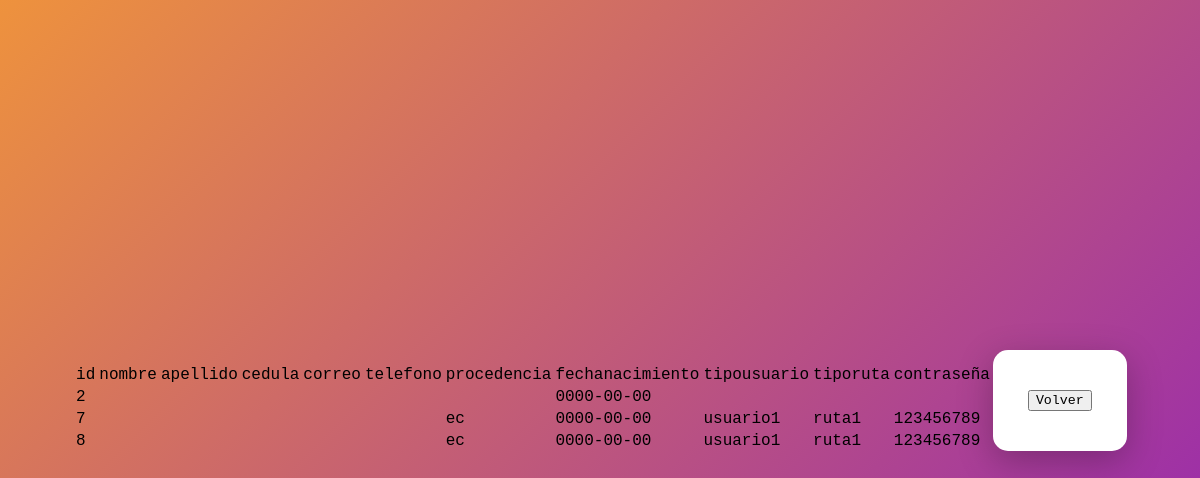
Page /internas/mostrar.php on the committed database.
### tables this page shows
CREATE TABLE `registrorutas` (
  `id` int(11) NOT NULL,
  `nombre` varchar(50) NOT NULL,
  `apellido` varchar(50) NOT NULL,
  `cedula` varchar(20) NOT NULL,
  `correo` varchar(50) NOT NULL,
  `telefono` varchar(20) NOT NULL,
  `procedencia` varchar(20) NOT NULL,
  `fechanacimiento` date NOT NULL,
  `tipousuario` varchar(10) NOT NULL,
  `tiporuta` varchar(10) NOT NULL,
  `contraseña` varchar(50) NOT NULL
);

### dll/class_mysqli.php (the view, shortened to what this page needs)
<?php
class clase_mysqli{
	var $BaseDatos;
	var $Servidor;
	var $Usuario;
	var $Clave;
	var $Conexion_ID=0;
	var $Consulta_ID=0;
	function clase_mysqli($host="", $user="", $pass="", $db=""){
		$this->BaseDatos=$db;
		$this->Servidor=$host;
		$this->Usuario=$user;
		$this->Clave=$pass;
	}
	function conectar($host, $user, $pass, $db){
		if($db != "")$this->BaseDatos=$db;
		if($host != "")$this->Servidor=$host;
		if($user != "")$this->Usuario=$user;
		$this->Conexion_ID=new mysqli($this->Servidor, $this->Usuario, $this->Clave, $this->BaseDatos);
		return$this->Conexion_ID;
	}
	function consulta($sql=""){
		$this->Consulta_ID=mysqli_query($this->Conexion_ID,$sql);
		return $this->Consulta_ID;
	}
	function numcampos(){
		return mysqli_num_fields($this->Consulta_ID);
	}
	function verconsulta(){
		echo "<table class='tablecud'>";
		echo "<tr>";
		for ($i=0; $i < $this->numcampos() ; $i++) {
			echo  "<td>".mysqli_fetch_field_direct($this->Consulta_ID, $i)->name."</td>";
		}
		echo "</tr>";
		while ($row=mysqli_fetch_array($this->Consulta_ID)) {
			echo "<tr>";
			for ($i=0; $i < $this->numcampos(); $i++) {
				echo "<td>".$row[$i]."</td>";
			}
			echo "</tr>";
		}
		echo "</table>";
	}
}
?>

### internas/mostrar.php (shortened to what this page needs)
<?php
    include("../dll/class_mysqli.php");
    extract($_POST);
    $miconexion = new clase_mysqli;
    $miconexion->conectar(DBHOST,DBUSER,DBPASS,DBNAME);
    $sql3="select * from registrorutas where nombre='$buscar'";
    $miconexion->consulta($sql3);
    $miconexion->verconsulta();
?>
<!DOCTYPE html>
<html lang="en">
<head>
    <link rel="stylesheet" href="../css/buscar.css">
</head>
<body>
    <form method="POST" action="buscar.php" class="buscar-form">
            <button type="submit">Volver</button>
    </form>
</body>
</html>

### css/buscar.css (style rules this page uses)
* { font-family: 'Courier New', Courier, monospace; }
body { font-family: 'Poppins', Arial, sans-serif; background: linear-gradient(135deg, #ee923d, #8e1dbb); min-height: 100vh; display: flex; align-items: center; justify-content: center; }
.buscar-form, .h2 { background: #fff; padding: 40px 35px; border-radius: 15px; box-shadow: 0 10px 35px rgba(0, 0, 0, 0.25); text-align: center; }

### rows in the picture
registrorutas: id "2", fechanacimiento "0000-00-00"
registrorutas: id "7", procedencia "ec", fechanacimiento "0000-00-00", tipousuario "usuario1", tiporuta "ruta1", contraseña "123456789"
registrorutas: id "8", procedencia "ec", fechanacimiento "0000-00-00", tipousuario "usuario1", tiporuta "ruta1", contraseña "123456789"

### other values in the picture
mysqli_fetch_field_direct($this->Consulta_ID, $i)->name "id"
mysqli_fetch_field_direct($this->Consulta_ID, $i)->name "nombre"
mysqli_fetch_field_direct($this->Consulta_ID, $i)->name "apellido"
mysqli_fetch_field_direct($this->Consulta_ID, $i)->name "cedula"
mysqli_fetch_field_direct($this->Consulta_ID, $i)->name "correo"
mysqli_fetch_field_direct($this->Consulta_ID, $i)->name "telefono"
mysqli_fetch_field_direct($this->Consulta_ID, $i)->name "procedencia"
mysqli_fetch_field_direct($this->Consulta_ID, $i)->name "fechanacimiento"
mysqli_fetch_field_direct($this->Consulta_ID, $i)->name "tipousuario"
mysqli_fetch_field_direct($this->Consulta_ID, $i)->name "tiporuta"
mysqli_fetch_field_direct($this->Consulta_ID, $i)->name "contraseña"
